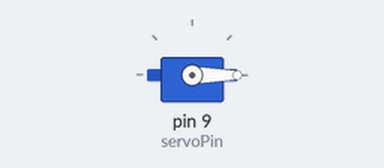
Recording of a sketch running on a simulated Arduino Uno, built with avr-gcc and run on an emulated ATmega328P. Parts: servo. Wiring (inferred from the names in the program): servo: signal pin 9. Servo pulses on a pin are drawn as a servo (544–2400 µs = 0–180°).

Above: at 0.05 s.
At 3.05 s:
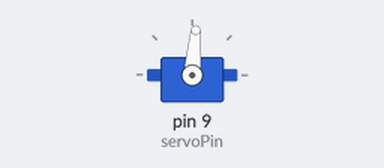
At 6.1 s:
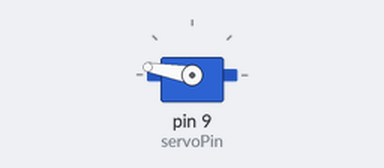
At 12.2 s:
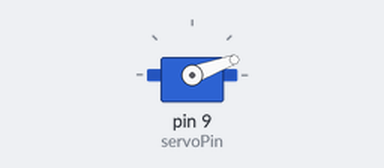
Timing chart, 0 to 16.7 s (numbered marks = the images above):
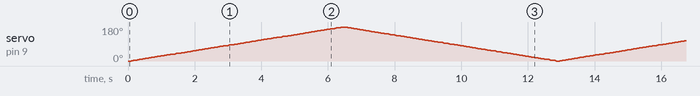

The sketch:

init-servo.ino
```cpp
#define servoPin 9  // servo Pin
int pos; // angle variable of servo

void setup() {
  pinMode(servoPin, OUTPUT);  // set servo pin to OUTPUT
  controlServo(0); // set the angle of servo to 0°
}

void loop() {
  for (pos = 0; pos <= 180; pos += 1) { // goes from 0 degrees to 180 degrees
    controlServo(pos);
    delay(15);
  }
  for (pos = 180; pos >= 0; pos -= 1) { // goes from 180 degrees to 0 degrees
    controlServo(pos);
    delay(15);
  }
}

// function to control servo
void controlServo(int myAngle) {
  // pulse width variable of servo
  int pulseWidth = myAngle * 11 + 500;  // calculate the value of pulse width
  digitalWrite(servoPin, HIGH);
  delayMicroseconds(pulseWidth);   // The duration of high level is pulse width
  digitalWrite(servoPin, LOW);
  delay((20 - pulseWidth / 1000));  // the cycle is 20ms, the low level last for the rest of time
}
```
